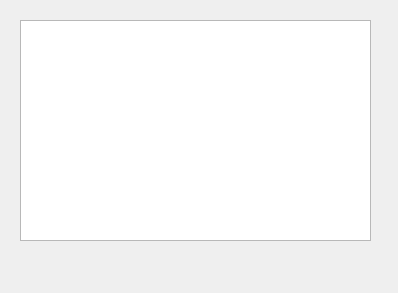
<?xml version="1.0" encoding="UTF-8"?>
<ui version="4.0">
 <class>ClientUI</class>
 <widget class="QWidget" name="ClientUI">
  <property name="geometry">
   <rect>
    <x>0</x>
    <y>0</y>
    <width>398</width>
    <height>293</height>
   </rect>
  </property>
  <property name="windowTitle">
   <string>QtGuiClassClient</string>
  </property>
  <widget class="QTableView" name="tableView">
   <property name="geometry">
    <rect>
     <x>20</x>
     <y>20</y>
     <width>351</width>
     <height>221</height>
    </rect>
   </property>
  </widget>
 </widget>
 <layoutdefault spacing="6" margin="11"/>
 <resources/>
 <connections/>
</ui>
